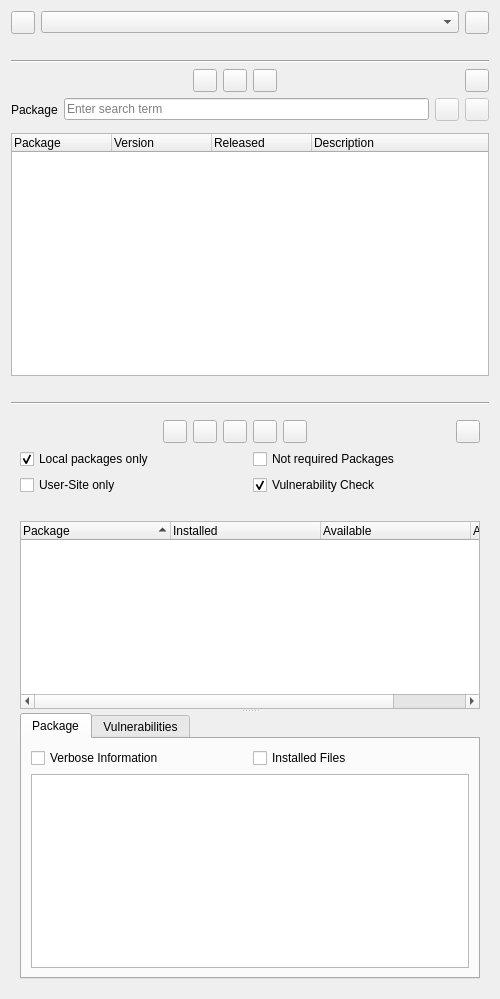
<?xml version="1.0" encoding="UTF-8"?>
<ui version="4.0">
 <class>PipPackagesWidget</class>
 <widget class="QWidget" name="PipPackagesWidget">
  <property name="geometry">
   <rect>
    <x>0</x>
    <y>0</y>
    <width>500</width>
    <height>999</height>
   </rect>
  </property>
  <layout class="QVBoxLayout" name="verticalLayout_8">
   <item>
    <layout class="QHBoxLayout" name="horizontalLayout">
     <item>
      <widget class="QToolButton" name="viewToggleButton">
       <property name="toolTip">
        <string>Toggle to show or hide the dependency tree view</string>
       </property>
       <property name="checkable">
        <bool>true</bool>
       </property>
      </widget>
     </item>
     <item>
      <widget class="QComboBox" name="environmentsComboBox"/>
     </item>
     <item>
      <widget class="EricToolButton" name="pipMenuButton"/>
     </item>
    </layout>
   </item>
   <item>
    <widget class="EricSqueezeLabelPath" name="environmentPathLabel">
     <property name="text">
      <string notr="true"/>
     </property>
    </widget>
   </item>
   <item>
    <widget class="Line" name="line">
     <property name="orientation">
      <enum>Qt::Horizontal</enum>
     </property>
    </widget>
   </item>
   <item>
    <widget class="QStackedWidget" name="viewsStackWidget">
     <property name="currentIndex">
      <number>0</number>
     </property>
     <widget class="QWidget" name="packagesPage">
      <layout class="QVBoxLayout" name="verticalLayout_5">
       <property name="leftMargin">
        <number>0</number>
       </property>
       <property name="topMargin">
        <number>0</number>
       </property>
       <property name="rightMargin">
        <number>0</number>
       </property>
       <property name="bottomMargin">
        <number>0</number>
       </property>
       <item>
        <widget class="QWidget" name="searchWidget" native="true">
         <layout class="QVBoxLayout" name="verticalLayout_2">
          <property name="leftMargin">
           <number>0</number>
          </property>
          <property name="topMargin">
           <number>0</number>
          </property>
          <property name="rightMargin">
           <number>0</number>
          </property>
          <property name="bottomMargin">
           <number>0</number>
          </property>
          <item>
           <layout class="QHBoxLayout" name="horizontalLayout_3">
            <item>
             <spacer name="horizontalSpacer_3">
              <property name="orientation">
               <enum>Qt::Horizontal</enum>
              </property>
              <property name="sizeHint" stdset="0">
               <size>
                <width>40</width>
                <height>20</height>
               </size>
              </property>
             </spacer>
            </item>
            <item>
             <widget class="QToolButton" name="installButton">
              <property name="toolTip">
               <string>Press to install the selected package</string>
              </property>
             </widget>
            </item>
            <item>
             <widget class="QToolButton" name="installUserSiteButton">
              <property name="toolTip">
               <string>Press to install the selected package to the user site</string>
              </property>
             </widget>
            </item>
            <item>
             <widget class="QToolButton" name="showDetailsButton">
              <property name="toolTip">
               <string>Press to show details for the selected entry</string>
              </property>
             </widget>
            </item>
            <item>
             <spacer name="horizontalSpacer_4">
              <property name="orientation">
               <enum>Qt::Horizontal</enum>
              </property>
              <property name="sizeHint" stdset="0">
               <size>
                <width>40</width>
                <height>20</height>
               </size>
              </property>
             </spacer>
            </item>
            <item>
             <widget class="QToolButton" name="searchToggleButton_2">
              <property name="toolTip">
               <string>Toggle to show or hide the search window</string>
              </property>
              <property name="checkable">
               <bool>true</bool>
              </property>
             </widget>
            </item>
           </layout>
          </item>
          <item>
           <layout class="QHBoxLayout" name="horizontalLayout_8">
            <item>
             <widget class="QLabel" name="label">
              <property name="text">
               <string>Package</string>
              </property>
             </widget>
            </item>
            <item>
             <widget class="QLineEdit" name="searchNameEdit">
              <property name="toolTip">
               <string>Enter the search term for the package name</string>
              </property>
              <property name="placeholderText">
               <string>Enter search term</string>
              </property>
             </widget>
            </item>
            <item>
             <widget class="QToolButton" name="searchButton">
              <property name="enabled">
               <bool>false</bool>
              </property>
              <property name="toolTip">
               <string>Press to start the search</string>
              </property>
             </widget>
            </item>
            <item>
             <widget class="QToolButton" name="searchMoreButton">
              <property name="enabled">
               <bool>false</bool>
              </property>
              <property name="toolTip">
               <string>Press to search for more packages</string>
              </property>
             </widget>
            </item>
           </layout>
          </item>
          <item>
           <widget class="QWidget" name="searchOptionsWidget" native="true">
            <layout class="QVBoxLayout" name="verticalLayout">
             <property name="leftMargin">
              <number>0</number>
             </property>
             <property name="topMargin">
              <number>0</number>
             </property>
             <property name="rightMargin">
              <number>0</number>
             </property>
             <property name="bottomMargin">
              <number>0</number>
             </property>
            </layout>
           </widget>
          </item>
          <item>
           <widget class="QTreeWidget" name="searchResultList">
            <property name="alternatingRowColors">
             <bool>true</bool>
            </property>
            <property name="selectionMode">
             <enum>QAbstractItemView::ExtendedSelection</enum>
            </property>
            <property name="rootIsDecorated">
             <bool>false</bool>
            </property>
            <property name="itemsExpandable">
             <bool>false</bool>
            </property>
            <property name="allColumnsShowFocus">
             <bool>true</bool>
            </property>
            <property name="wordWrap">
             <bool>true</bool>
            </property>
            <column>
             <property name="text">
              <string>Package</string>
             </property>
            </column>
            <column>
             <property name="text">
              <string>Version</string>
             </property>
            </column>
            <column>
             <property name="text">
              <string>Released</string>
             </property>
            </column>
            <column>
             <property name="text">
              <string>Description</string>
             </property>
            </column>
           </widget>
          </item>
          <item>
           <widget class="QLabel" name="searchInfoLabel"/>
          </item>
          <item>
           <widget class="Line" name="line_2">
            <property name="orientation">
             <enum>Qt::Horizontal</enum>
            </property>
           </widget>
          </item>
         </layout>
        </widget>
       </item>
       <item>
        <widget class="QWidget" name="baseWidget" native="true">
         <layout class="QVBoxLayout" name="verticalLayout_6">
          <item>
           <layout class="QHBoxLayout" name="horizontalLayout_2">
            <item>
             <spacer name="horizontalSpacer">
              <property name="orientation">
               <enum>Qt::Horizontal</enum>
              </property>
              <property name="sizeHint" stdset="0">
               <size>
                <width>40</width>
                <height>20</height>
               </size>
              </property>
             </spacer>
            </item>
            <item>
             <widget class="QToolButton" name="refreshButton">
              <property name="toolTip">
               <string>Press to refresh the lists</string>
              </property>
             </widget>
            </item>
            <item>
             <widget class="QToolButton" name="upgradeButton">
              <property name="toolTip">
               <string>Press to upgrade the selected packages</string>
              </property>
             </widget>
            </item>
            <item>
             <widget class="QToolButton" name="upgradeAllButton">
              <property name="toolTip">
               <string>Press to upgrade all listed packages</string>
              </property>
             </widget>
            </item>
            <item>
             <widget class="QToolButton" name="uninstallButton">
              <property name="toolTip">
               <string>Press to uninstall the selected package</string>
              </property>
             </widget>
            </item>
            <item>
             <widget class="QToolButton" name="showPackageDetailsButton">
              <property name="toolTip">
               <string>Press to show details for the selected entry</string>
              </property>
             </widget>
            </item>
            <item>
             <spacer name="horizontalSpacer_2">
              <property name="orientation">
               <enum>Qt::Horizontal</enum>
              </property>
              <property name="sizeHint" stdset="0">
               <size>
                <width>40</width>
                <height>20</height>
               </size>
              </property>
             </spacer>
            </item>
            <item>
             <widget class="QToolButton" name="searchToggleButton_1">
              <property name="toolTip">
               <string>Toggle to show or hide the search window</string>
              </property>
              <property name="checkable">
               <bool>true</bool>
              </property>
             </widget>
            </item>
           </layout>
          </item>
          <item>
           <layout class="QGridLayout" name="gridLayout_2">
            <item row="0" column="0">
             <widget class="QCheckBox" name="localCheckBox">
              <property name="toolTip">
               <string>Select to show only locally-installed packages</string>
              </property>
              <property name="text">
               <string>Local packages only</string>
              </property>
              <property name="checked">
               <bool>true</bool>
              </property>
             </widget>
            </item>
            <item row="0" column="1">
             <widget class="QCheckBox" name="notRequiredCheckBox">
              <property name="toolTip">
               <string>Select to list packages that are not dependencies of installed packages</string>
              </property>
              <property name="text">
               <string>Not required Packages</string>
              </property>
             </widget>
            </item>
            <item row="1" column="0">
             <widget class="QCheckBox" name="userCheckBox">
              <property name="toolTip">
               <string>Select to show only packages installed to the user-site</string>
              </property>
              <property name="text">
               <string>User-Site only</string>
              </property>
             </widget>
            </item>
            <item row="1" column="1">
             <widget class="QCheckBox" name="vulnerabilityCheckBox">
              <property name="toolTip">
               <string>Perform vulnerability checks based on &quot;Safety DB&quot;.</string>
              </property>
              <property name="text">
               <string>Vulnerability Check</string>
              </property>
              <property name="checked">
               <bool>true</bool>
              </property>
             </widget>
            </item>
           </layout>
          </item>
          <item>
           <widget class="QLabel" name="statusLabel"/>
          </item>
          <item>
           <widget class="QSplitter" name="splitter">
            <property name="orientation">
             <enum>Qt::Vertical</enum>
            </property>
            <property name="childrenCollapsible">
             <bool>false</bool>
            </property>
            <widget class="QTreeWidget" name="packagesList">
             <property name="sizePolicy">
              <sizepolicy hsizetype="Expanding" vsizetype="Expanding">
               <horstretch>0</horstretch>
               <verstretch>3</verstretch>
              </sizepolicy>
             </property>
             <property name="alternatingRowColors">
              <bool>true</bool>
             </property>
             <property name="selectionMode">
              <enum>QAbstractItemView::ExtendedSelection</enum>
             </property>
             <property name="rootIsDecorated">
              <bool>false</bool>
             </property>
             <property name="itemsExpandable">
              <bool>false</bool>
             </property>
             <property name="sortingEnabled">
              <bool>true</bool>
             </property>
             <attribute name="headerDefaultSectionSize">
              <number>150</number>
             </attribute>
             <column>
              <property name="text">
               <string>Package</string>
              </property>
             </column>
             <column>
              <property name="text">
               <string>Installed</string>
              </property>
             </column>
             <column>
              <property name="text">
               <string>Available</string>
              </property>
             </column>
             <column>
              <property name="text">
               <string>Affected</string>
              </property>
             </column>
            </widget>
            <widget class="QTabWidget" name="infoWidget">
             <property name="currentIndex">
              <number>0</number>
             </property>
             <widget class="QWidget" name="packageTab">
              <attribute name="title">
               <string>Package</string>
              </attribute>
              <layout class="QVBoxLayout" name="verticalLayout_4">
               <item>
                <layout class="QHBoxLayout" name="horizontalLayout_7">
                 <item>
                  <widget class="QCheckBox" name="verboseCheckBox">
                   <property name="toolTip">
                    <string>Select to show verbose package information</string>
                   </property>
                   <property name="text">
                    <string>Verbose Information</string>
                   </property>
                  </widget>
                 </item>
                 <item>
                  <widget class="QCheckBox" name="installedFilesCheckBox">
                   <property name="toolTip">
                    <string>Select to show information about installed files</string>
                   </property>
                   <property name="text">
                    <string>Installed Files</string>
                   </property>
                  </widget>
                 </item>
                </layout>
               </item>
               <item>
                <widget class="QTreeWidget" name="packageInfoWidget">
                 <property name="sizePolicy">
                  <sizepolicy hsizetype="Expanding" vsizetype="Expanding">
                   <horstretch>0</horstretch>
                   <verstretch>1</verstretch>
                  </sizepolicy>
                 </property>
                 <property name="alternatingRowColors">
                  <bool>true</bool>
                 </property>
                 <property name="selectionBehavior">
                  <enum>QAbstractItemView::SelectItems</enum>
                 </property>
                 <property name="rootIsDecorated">
                  <bool>false</bool>
                 </property>
                 <property name="itemsExpandable">
                  <bool>false</bool>
                 </property>
                 <property name="allColumnsShowFocus">
                  <bool>true</bool>
                 </property>
                 <property name="wordWrap">
                  <bool>true</bool>
                 </property>
                 <property name="columnCount">
                  <number>2</number>
                 </property>
                 <attribute name="headerVisible">
                  <bool>false</bool>
                 </attribute>
                 <attribute name="headerStretchLastSection">
                  <bool>false</bool>
                 </attribute>
                 <column>
                  <property name="text">
                   <string notr="true">1</string>
                  </property>
                 </column>
                 <column>
                  <property name="text">
                   <string notr="true">2</string>
                  </property>
                 </column>
                </widget>
               </item>
              </layout>
             </widget>
             <widget class="QWidget" name="vulnerabilitiesTab">
              <attribute name="title">
               <string>Vulnerabilities</string>
              </attribute>
              <layout class="QVBoxLayout" name="verticalLayout_3">
               <item>
                <widget class="QTreeWidget" name="vulnerabilitiesInfoWidget">
                 <property name="sizePolicy">
                  <sizepolicy hsizetype="Expanding" vsizetype="Expanding">
                   <horstretch>0</horstretch>
                   <verstretch>1</verstretch>
                  </sizepolicy>
                 </property>
                 <property name="alternatingRowColors">
                  <bool>true</bool>
                 </property>
                 <property name="selectionBehavior">
                  <enum>QAbstractItemView::SelectItems</enum>
                 </property>
                 <property name="rootIsDecorated">
                  <bool>false</bool>
                 </property>
                 <property name="itemsExpandable">
                  <bool>false</bool>
                 </property>
                 <property name="allColumnsShowFocus">
                  <bool>true</bool>
                 </property>
                 <property name="wordWrap">
                  <bool>true</bool>
                 </property>
                 <property name="columnCount">
                  <number>2</number>
                 </property>
                 <attribute name="headerVisible">
                  <bool>false</bool>
                 </attribute>
                 <attribute name="headerStretchLastSection">
                  <bool>false</bool>
                 </attribute>
                 <column>
                  <property name="text">
                   <string notr="true">1</string>
                  </property>
                 </column>
                 <column>
                  <property name="text">
                   <string notr="true">2</string>
                  </property>
                 </column>
                </widget>
               </item>
              </layout>
             </widget>
            </widget>
           </widget>
          </item>
         </layout>
        </widget>
       </item>
      </layout>
     </widget>
     <widget class="QWidget" name="dependenciesPage">
      <layout class="QVBoxLayout" name="verticalLayout_7">
       <property name="leftMargin">
        <number>0</number>
       </property>
       <property name="topMargin">
        <number>0</number>
       </property>
       <property name="rightMargin">
        <number>0</number>
       </property>
       <property name="bottomMargin">
        <number>0</number>
       </property>
       <item>
        <layout class="QHBoxLayout" name="horizontalLayout_6">
         <item>
          <spacer name="horizontalSpacer_5">
           <property name="orientation">
            <enum>Qt::Horizontal</enum>
           </property>
           <property name="sizeHint" stdset="0">
            <size>
             <width>40</width>
             <height>20</height>
            </size>
           </property>
          </spacer>
         </item>
         <item>
          <widget class="QToolButton" name="refreshDependenciesButton">
           <property name="toolTip">
            <string>Press to refresh the dependency tree</string>
           </property>
          </widget>
         </item>
         <item>
          <widget class="QToolButton" name="showDepPackageDetailsButton">
           <property name="toolTip">
            <string>Press to show details for the selected entry</string>
           </property>
          </widget>
         </item>
         <item>
          <widget class="QToolButton" name="dependencyRepairButton">
           <property name="toolTip">
            <string>Press to repair the selected dependency</string>
           </property>
           <property name="text">
            <string/>
           </property>
          </widget>
         </item>
         <item>
          <widget class="QToolButton" name="dependencyRepairAllButton">
           <property name="toolTip">
            <string>Press to repair all dependencies</string>
           </property>
          </widget>
         </item>
         <item>
          <spacer name="horizontalSpacer_6">
           <property name="orientation">
            <enum>Qt::Horizontal</enum>
           </property>
           <property name="sizeHint" stdset="0">
            <size>
             <width>40</width>
             <height>20</height>
            </size>
           </property>
          </spacer>
         </item>
        </layout>
       </item>
       <item>
        <widget class="QGroupBox" name="groupBox">
         <property name="title">
          <string>View Type</string>
         </property>
         <layout class="QHBoxLayout" name="horizontalLayout_5">
          <item>
           <widget class="QRadioButton" name="requiresButton">
            <property name="toolTip">
             <string>Select to show which package requires other packages</string>
            </property>
            <property name="text">
             <string>Requires</string>
            </property>
            <property name="checked">
             <bool>true</bool>
            </property>
           </widget>
          </item>
          <item>
           <widget class="QRadioButton" name="requiredByButton">
            <property name="toolTip">
             <string>Select to show which package is required by others</string>
            </property>
            <property name="text">
             <string>Required By</string>
            </property>
           </widget>
          </item>
         </layout>
        </widget>
       </item>
       <item>
        <layout class="QHBoxLayout" name="horizontalLayout_4">
         <item>
          <widget class="QCheckBox" name="localDepCheckBox">
           <property name="toolTip">
            <string>Select to show only dependencies of locally installed packages</string>
           </property>
           <property name="text">
            <string>Local packages only</string>
           </property>
           <property name="checked">
            <bool>true</bool>
           </property>
          </widget>
         </item>
         <item>
          <widget class="QCheckBox" name="userDepCheckBox">
           <property name="toolTip">
            <string>Select to show only dependencies of packages installed to the user-site</string>
           </property>
           <property name="text">
            <string>User-Site only</string>
           </property>
          </widget>
         </item>
        </layout>
       </item>
       <item>
        <widget class="QSplitter" name="splitter_2">
         <property name="orientation">
          <enum>Qt::Vertical</enum>
         </property>
         <widget class="QTreeWidget" name="dependenciesList">
          <property name="sizePolicy">
           <sizepolicy hsizetype="Expanding" vsizetype="Expanding">
            <horstretch>0</horstretch>
            <verstretch>3</verstretch>
           </sizepolicy>
          </property>
          <property name="alternatingRowColors">
           <bool>true</bool>
          </property>
          <property name="selectionMode">
           <enum>QAbstractItemView::ExtendedSelection</enum>
          </property>
          <property name="sortingEnabled">
           <bool>true</bool>
          </property>
          <property name="expandsOnDoubleClick">
           <bool>false</bool>
          </property>
          <attribute name="headerDefaultSectionSize">
           <number>150</number>
          </attribute>
          <column>
           <property name="text">
            <string>Package</string>
           </property>
          </column>
          <column>
           <property name="text">
            <string>Installed</string>
           </property>
          </column>
          <column>
           <property name="text">
            <string>Required</string>
           </property>
          </column>
         </widget>
         <widget class="QTreeWidget" name="dependencyInfoWidget">
          <property name="sizePolicy">
           <sizepolicy hsizetype="Expanding" vsizetype="Expanding">
            <horstretch>0</horstretch>
            <verstretch>1</verstretch>
           </sizepolicy>
          </property>
          <property name="alternatingRowColors">
           <bool>true</bool>
          </property>
          <property name="rootIsDecorated">
           <bool>false</bool>
          </property>
          <property name="itemsExpandable">
           <bool>false</bool>
          </property>
          <property name="allColumnsShowFocus">
           <bool>true</bool>
          </property>
          <property name="wordWrap">
           <bool>true</bool>
          </property>
          <property name="columnCount">
           <number>2</number>
          </property>
          <attribute name="headerVisible">
           <bool>false</bool>
          </attribute>
          <attribute name="headerStretchLastSection">
           <bool>false</bool>
          </attribute>
          <column>
           <property name="text">
            <string notr="true">1</string>
           </property>
          </column>
          <column>
           <property name="text">
            <string notr="true">2</string>
           </property>
          </column>
         </widget>
        </widget>
       </item>
      </layout>
     </widget>
    </widget>
   </item>
  </layout>
 </widget>
 <customwidgets>
  <customwidget>
   <class>EricToolButton</class>
   <extends>QToolButton</extends>
   <header>eric7/EricWidgets/EricToolButton.h</header>
  </customwidget>
  <customwidget>
   <class>EricSqueezeLabelPath</class>
   <extends>QLabel</extends>
   <header>eric7/EricWidgets/EricSqueezeLabels.h</header>
  </customwidget>
 </customwidgets>
 <tabstops>
  <tabstop>viewToggleButton</tabstop>
  <tabstop>environmentsComboBox</tabstop>
  <tabstop>pipMenuButton</tabstop>
  <tabstop>refreshButton</tabstop>
  <tabstop>upgradeButton</tabstop>
  <tabstop>upgradeAllButton</tabstop>
  <tabstop>uninstallButton</tabstop>
  <tabstop>showPackageDetailsButton</tabstop>
  <tabstop>searchToggleButton_1</tabstop>
  <tabstop>localCheckBox</tabstop>
  <tabstop>notRequiredCheckBox</tabstop>
  <tabstop>userCheckBox</tabstop>
  <tabstop>vulnerabilityCheckBox</tabstop>
  <tabstop>packagesList</tabstop>
  <tabstop>infoWidget</tabstop>
  <tabstop>verboseCheckBox</tabstop>
  <tabstop>installedFilesCheckBox</tabstop>
  <tabstop>packageInfoWidget</tabstop>
  <tabstop>vulnerabilitiesInfoWidget</tabstop>
  <tabstop>installButton</tabstop>
  <tabstop>installUserSiteButton</tabstop>
  <tabstop>showDetailsButton</tabstop>
  <tabstop>searchToggleButton_2</tabstop>
  <tabstop>searchNameEdit</tabstop>
  <tabstop>searchButton</tabstop>
  <tabstop>searchMoreButton</tabstop>
  <tabstop>searchResultList</tabstop>
  <tabstop>refreshDependenciesButton</tabstop>
  <tabstop>showDepPackageDetailsButton</tabstop>
  <tabstop>dependencyRepairButton</tabstop>
  <tabstop>dependencyRepairAllButton</tabstop>
  <tabstop>requiresButton</tabstop>
  <tabstop>requiredByButton</tabstop>
  <tabstop>localDepCheckBox</tabstop>
  <tabstop>userDepCheckBox</tabstop>
  <tabstop>dependenciesList</tabstop>
  <tabstop>dependencyInfoWidget</tabstop>
 </tabstops>
 <resources/>
 <connections/>
</ui>
